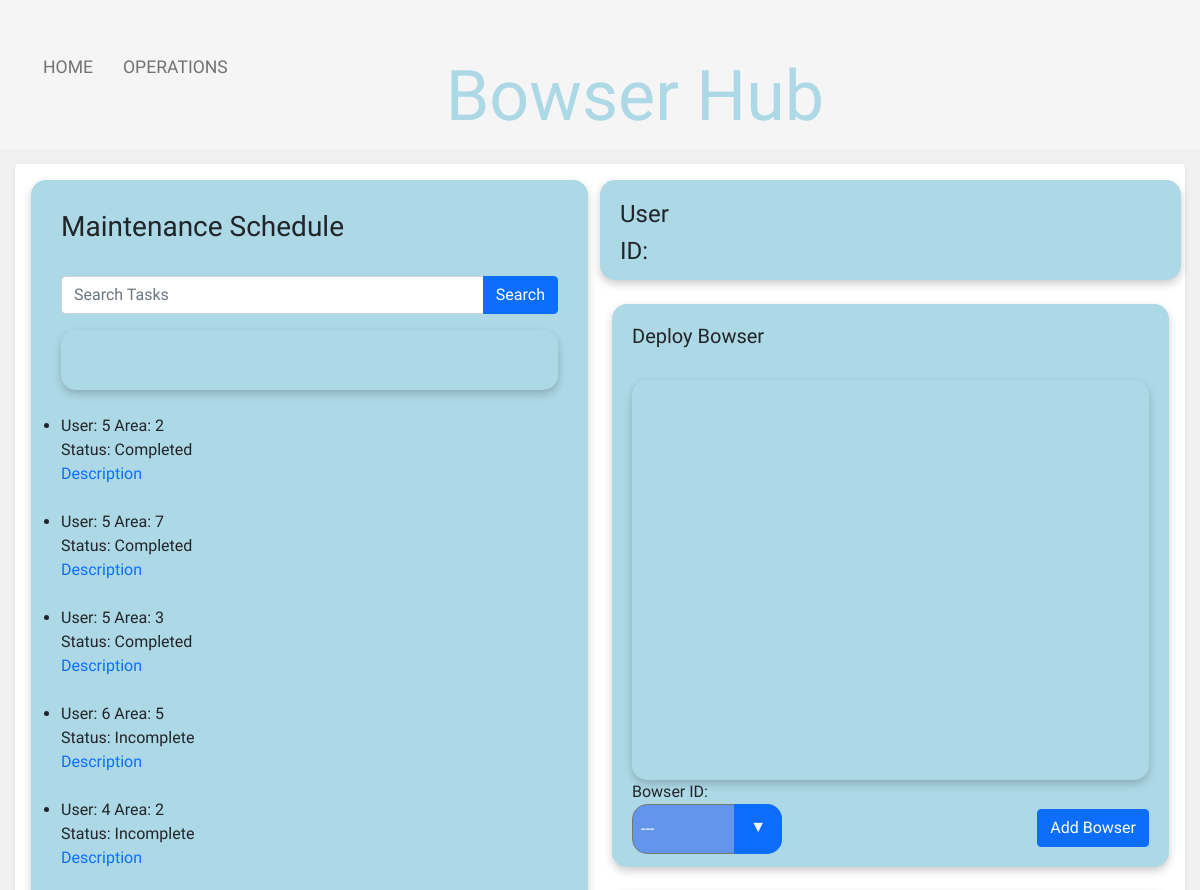
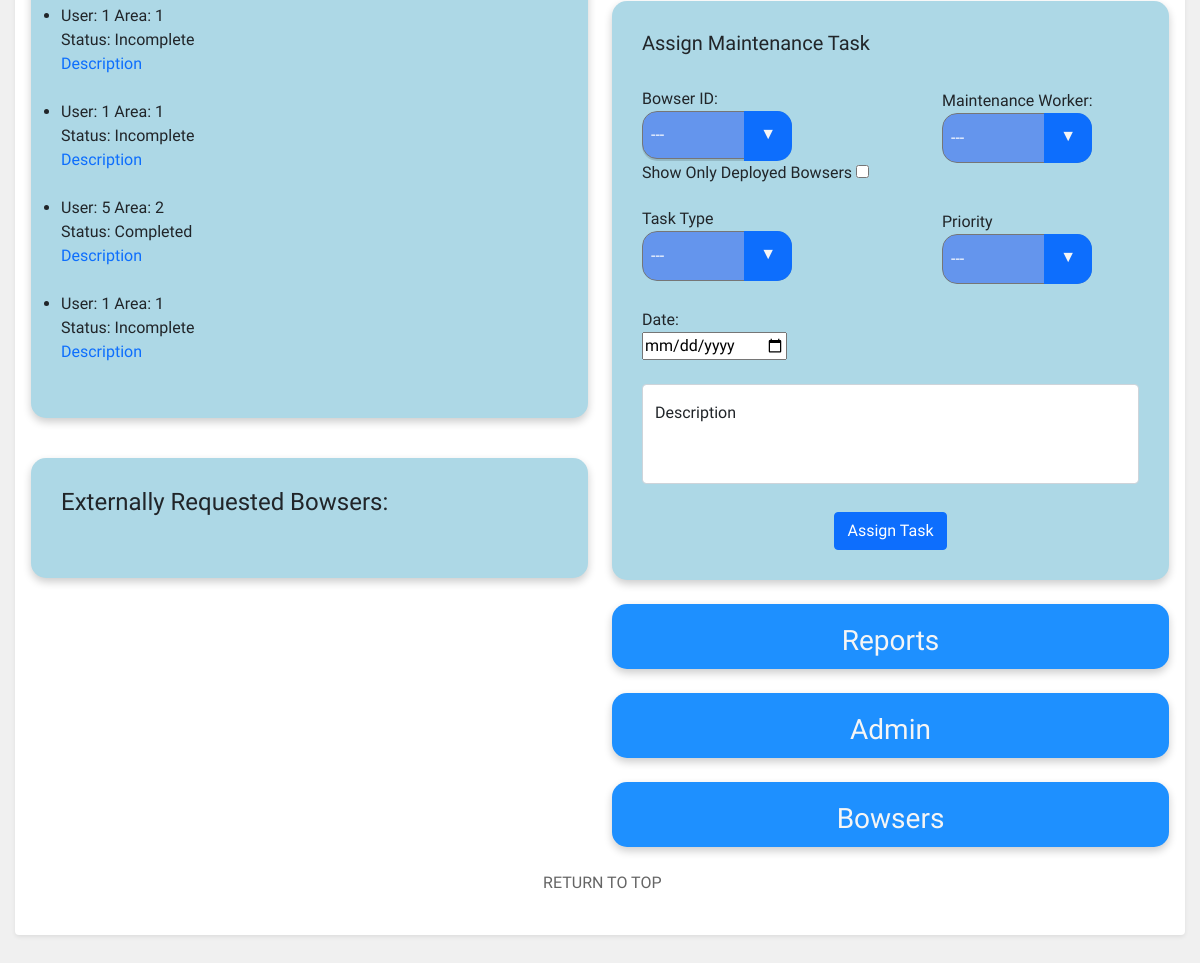
/operations/operations.php, run on the app's committed database (2 pictures, top to bottom).
### tables this page shows
CREATE TABLE `tbl_maintenance_schedule` (
  `Maintenance_ID` int(11) NOT NULL,
  `Bowser_ID` int(11) NOT NULL,
  `User_ID` int(11) NOT NULL,
  `Description` varchar(100) NOT NULL,
  `Status` varchar(100) NOT NULL,
  `Date` timestamp NOT NULL DEFAULT '0000-00-00 00:00:00',
  `Assigned_To` int(11) NOT NULL,
  `Area_ID` int(11) NOT NULL,
  `Priority` int(11) NOT NULL,
  `Task_Type` varchar(100) NOT NULL,
  `Completed_Date` timestamp NULL DEFAULT NULL
);

### operations/operations.php (the view, shortened to what this page needs)
<!doctype html>
<html lang="en">
<head>
    <link href="https://cdn.jsdelivr.net/npm/bootstrap@5.1.1/dist/css/bootstrap.min.css" rel="stylesheet">
    <link rel="stylesheet" href="../global/global.css" type="text/css">
    <link rel="stylesheet" href="operations.css" type="text/css">
    <link rel="stylesheet" href="https://cdnjs.cloudflare.com/ajax/libs/jqueryui/1.12.1/jquery-ui.css" />
</head>
<body>
<div>
    <div class="nav-wrapper">
        <div class="left-side">
            <div class="nav-link-wrapper active-nav-link">
                <a class="text-focus-in" id="homeLink" href="../home/index.php">Home</a>
            </div>
            <div class="nav-link-wrapper active-nav-link">
                <a class="text-focus-in" href="operations.php">Operations</a>
            </div>
        </div>
        <div class="middle">
            <h2 class="text-focus-in" id="navTitle">Bowser Hub</h2>
        </div>
        <div class="right-side">
        </div>
    </div>
    <div class="upperPage">
        <div class="shadow-sm p-3 mb-5 bg-body rounded">
            <div class="row">
                <div class="col">
                    <ul class="operations-list">
                        <h3 class="text-focus-in"> Maintenance Schedule</h3>
                        <br />
                        <form action="" method="POST">
                            <div class="input-group mb-3">
                                <input type="text" name="term" id="term" class="form-control" placeholder="Search Tasks">
                                <button type="submit" name="submit" class="btn btn-primary">Search</button>
                            </div>
                        </form>
                        <div id="searchedTask">
                        </div>
                        <br />
                        <?php
                        $connection = OpenConnection();
                        $sql="SELECT * FROM tbl_maintenance_schedule ORDER BY Date DESC LIMIT 10 ";
                        $result = mysqli_query($connection, $sql);
                        while($row = mysqli_fetch_assoc($result)) {
                            echo "<li id='listItem'" .$row['Date'] ."<br />";
                            echo "User: ".$row['Assigned_To']."&nbsp"."Area: ".$row['Area_ID']."<br />";
                            echo "Status: ". $row['Status'];
                            echo "<br /><a href='#' data-toggle='popover' title='".$row['Description']."' data-content='test'>Description</a> ";
                            echo "<br /><br /></li>";
                        }
                        ?>
                    </ul>
                    <br />
                    <div id="requestAlerts">
                    <h4>Externally Requested Bowsers:</h4>
                    <br />
                    </div>
                    <br />
                </div>
                <div class="col">
                    <div class="row">
                        <div id="text_area">
                            <?php
                            $connection = OpenConnection();
                            $email = $_SESSION['email'];
                            $sql1="SELECT * FROM `tbl_user_account` WHERE email='$email'";
                            $username = current(explode('@', $email));
                            $result = mysqli_query($connection, $sql1);
                            $rows = mysqli_fetch_array($result);
                            $userID = $rows["User_ID"];
                            echo "<h4>User&nbsp;".$username."</h4>";
                            echo "<h4>ID:&nbsp;".$userID."</h4>";
                            ?>
                        </div>
                    </div>
                    <br />
                    <div id="viewMap">
                    <form id="formInsertEvent" method="post" enctype="multipart/form-data" >
                        <h5>Deploy Bowser</h5><br />
                        <div class="mapDiv" id="map" name="maps" onClick="markerLocation()"> </div>
                        <label>Bowser ID:</label>
                        <br />
                        <div id="bowserInsertion">
                        <div class="select">
                                <select name="bowserForInsert" id="select">
                                    <?php
                                    echo "<option value='-1' disabled selected>---</option>";
                                    ?>
                                </select>
                        </div>
                        </div>
                        <div id="insertButton">
                            <button type="submit" name="submitBowser" class="btn btn-primary ">Add Bowser</button>
                        </div>
                    </form>
                    </div>
                        <br />
                        <div id="taskAllocation">
                        <div method="post" action="allocateTaskDAO.php" id="formAllocateTask">
                            <h5>Assign Maintenance Task</h5>
                        <br />
                            <div id="bowserID">
                                <label>Bowser ID:</label>
                                <br />
                                <div class="select">
                                  <p>
                                    <select name="bowserID" id="select">
                                      <?php
                                        echo "<option value='-1' disabled selected>---</option>";
                                        ?>
                                    </select>
                                </div>
									<label for="filter">Show Only Deployed Bowsers</label>
                                    <input type="checkbox" name="filter" form="Filter" value="filter" onchange="this.form.submit()" <?php if(!empty($_SESSION["filter"])){echo "checked";} ?>></input>
                            </div>
                            <br />
                            <div id="maintenanceID">
                                <label>Maintenance Worker:</label>
                                <br />
                                <div class="select">
                                    <select name="workerID" id="select">
                                        <?php
                                        echo "<option value='-1' disabled selected>---</option>";
                                        ?>
                                    </select>
                                </div>
                            </div>
                            <br />
                            <div id="taskID">
                                <label>Task Type</label>
                                <div id="taskType" class="select">
                                    <select name="task" id="select">
                                        <option value='-1' disabled selected>---</option>
                                    </select>
                                </div>
                            </div>
                            <br />
                            <div id="priorityID">
                                <label>Priority</label>
                                <div id="priorityMenu" class="select">
                                    <select name="priority" id="select">
                                        <option value='-1' disabled selected>---</option>
                                    </select>
                                </div>
                            </div>
                            <br />
                            <div id="dateID">
                                <label>Date:</label>
                                <br />
                                <input type="date" id="dateID" name="date">
                            </div>
                            <br />
                            <div class="form-floating" id="formID">
                                <textarea class="form-control" name="description" placeholder="description"style="height: 100px"></textarea>
                                <label for="floatingTextarea2">Description</label>
                            </div>
                            <br /><br />
                            <div id="allocateSubmitID">
                                <button type="submit" name="allocateTaskSubmit" class="btn btn-primary">Assign Task</button>
                            </div>
                    </div>
                    </div>
                    <br />
                    <div class="vibrate-2">
                        <div class="d-grid gap-2" id="modalButton" >
                            <a class="text-focus-in" href="javascript:popUpWindow('reports.php','heatmap','900','500')" class="remove_outline" ><h3 id="buttonTxt">Reports</h3></a>
                        </div>
                    </div>
                    <br />
                    <div class="vibrate-2">
                        <div class="d-grid gap-2" id="modalButton" >
                            <a class="text-focus-in" href="javascript:popUpWindow('admin.php','admin','900','500')" class="remove_outline" ><h3 id="buttonTxt">Admin</h3></a>
                        </div>
                    </div>
                    <br />
                    <div class="vibrate-2">
                        <div class="d-grid gap-2" id="modalButton" >
                            <a class="text-focus-in" class="remove_outline" href="javascript:popUpWindow('../bowsers/bowsers.php','bowsers','900','500')"><h3 id="buttonTxt">Bowsers</h3></a>
                        </div>
                    </div>
                    <br />
                </div>
</div>
    <br /><br />
<p><a id="top_link" href="#back_to_top" >RETURN TO TOP</a></p>
<br />  <br />
</body>
</html>

### global/global.css (style rules this page uses)
.left-side { margin-left: 5px; }
body { font-family: "Comfortaa", cursive; margin: 0px; background-color: whitesmoke; }
.nav-wrapper { display: flex; justify-content: space-between; padding: 38px; font-size: larger; }
#navTitle { font-family: 'Rubik Moonrocks', cursive; font-size: 90px; color: lightblue; margin-left: 30pc; }
.left-side { display: flex; margin-left: -4%; }
.nav-wrapper > .left-side > div { margin-right: 30px; text-transform: uppercase; font-size: 1.1rem; }
.nav-link-wrapper { height: 22px; border-bottom: 1px solid transparent; transition: border-bottom 0.5s; }
.active-nav-link a { color: #727272; }
.nav-link-wrapper a { color: #727272; text-decoration: none; transition: color 0.5s; }
.text-focus-in { -webkit-animation: text-focus-in 0.7s cubic-bezier(0.55, 0.085, 0.68, 0.53) both; animation: text-focus-in 0.7s cubic-bezier(0.55, 0.085, 0.68, 0.53) both; animation-delay: 0.7s; }
.middle { margin-left: -30%; }
.upperPage { background-color: rgb(240, 240, 240); border-radius: 5px; padding: 15px; margin-top: -35px; }
#top_link { color: #656565; margin-left: 45%; }
a:link { text-decoration: none; }
#map { height: 400px; }
.mapDiv { padding: 5px; border: 0; border-radius: 15px; box-shadow: 0 4px 8px 0 rgba(0, 0, 0, 0.2); }
textarea { resize: none; }
select { -webkit-appearance: none; -moz-appearance: none; -ms-appearance: none; appearance: none; outline: 0; background: #0d6efd; background-image: none; border-radius: 15px; box-shadow: 0 4px 8px 0 rgba(0, 0, 0, 0.2); font-family: "Comfortaa", cursive; }
.select { position: relative; display: block; height: 2.9em; line-height: 2.9; background: transparent; overflow: hidden; border-radius: 15px; width: 280px; height: 50px; }
select { width: 100%; height: 100%; margin: 0; padding: 0 0 0 0.5em; color: #fff; cursor: pointer; }
.select::after { content: "\25BC"; position: absolute; top: 0; right: 0; bottom: 0; padding: 0 1em; background: #0d6efd; pointer-events: none; }
.select::after { -webkit-transition: 0.25s all ease; -o-transition: 0.25s all ease; transition: 0.25s all ease; }
@media only screen and (max-width: 1200px) { .middle { margin-left: -50px; } }
@media only screen and (max-width: 1200px) { #navTitle { margin-left: -50px; font-size: 70px; } }

### operations/operations.css (style rules this page uses)
.left-side { margin-left: 5px; }
.operations-list { padding: 30px; background-color: lightblue; border: 0; border-radius: 15px; box-shadow: 0 4px 8px 0 rgba(0, 0, 0, 0.2); }
#searchedTask { padding: 30px; border: 0 cornflowerblue; border-radius: 15px; box-shadow: 0 4px 8px 0 rgba(0, 0, 0, 0.2); }
#text_area { height: 100px; padding: 20px; background-color: lightblue; border: 0; border-radius: 15px; box-shadow: 0 4px 8px 0 rgba(0, 0, 0, 0.2); }
#requestAlerts { padding: 30px; background-color: lightblue; border: 0; border-radius: 15px; box-shadow: 0 4px 8px 0 rgba(0, 0, 0, 0.2); }
#viewMap { padding: 20px; font-stretch: expanded; background-color: lightblue; border: 0; border-radius: 15px; box-shadow: 0 4px 8px 0 rgba(0, 0, 0, 0.2); }
#buttonTxt { color: whitesmoke; text-align: center; }
#modalButton { height: 65px; padding: 20px; font-stretch: expanded; background-color: dodgerblue; border: 0; border-radius: 15px; box-shadow: 0 4px 8px 0 rgba(0, 0, 0, 0.2); }
#taskAllocation { padding: 30px; font-stretch: expanded; background-color: lightblue; border: 0; border-radius: 15px; box-shadow: 0 4px 8px 0 rgba(0, 0, 0, 0.2); }
#insertButton { text-align: right; margin-top: -45px; }
.select { width: 150px; color: whitesmoke; }
select { background: cornflowerblue; }
#maintenanceID { margin-left: 300px; margin-top: -120px; }
#taskID { margin-top: 20px; }
#priorityID { margin-left: 300px; margin-top: -95px; }
#allocateSubmitID { margin-top: -20px; text-align: center; }
.vibrate-2 { -webkit-animation: vibrate-2 2s linear infinite both; animation: vibrate-2 2s linear infinite both; }

### data on the page
tbl_maintenance_schedule: Assigned_To "5", Area_ID "2", Status "Completed"
tbl_maintenance_schedule: Assigned_To "5", Area_ID "7", Status "Completed"
tbl_maintenance_schedule: Assigned_To "5", Area_ID "3", Status "Completed"
tbl_maintenance_schedule: Assigned_To "6", Area_ID "5", Status "Incomplete"
tbl_maintenance_schedule: Assigned_To "4", Area_ID "2", Status "Incomplete"
tbl_maintenance_schedule: Assigned_To "1", Area_ID "1", Status "Incomplete"
tbl_maintenance_schedule: Assigned_To "1", Area_ID "1", Status "Incomplete"
tbl_maintenance_schedule: Assigned_To "5", Area_ID "2", Status "Completed"
tbl_maintenance_schedule: Assigned_To "1", Area_ID "1", Status "Incomplete"
